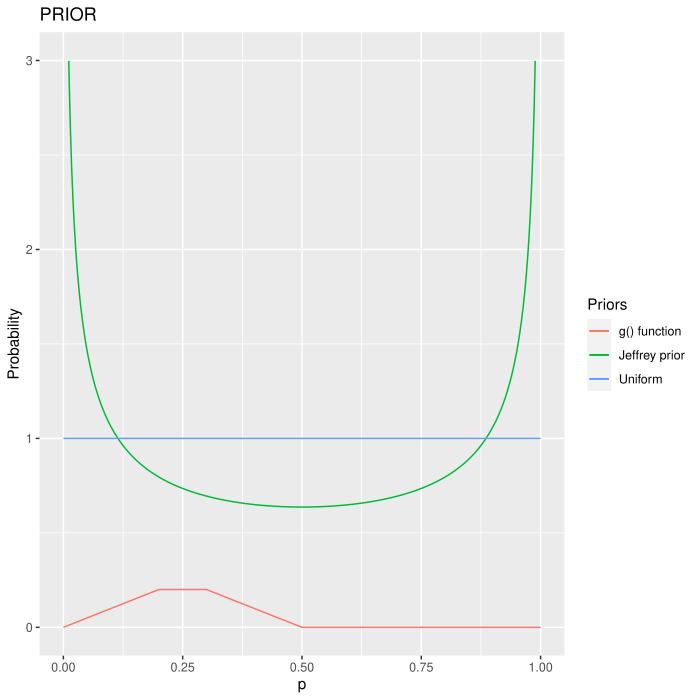

Reproduce this figure in R.
library(tibble)
library(dplyr)
library(ggplot2)
library(gridExtra)
set.seed(170501)

cat(' #########  ESERCIZIO 1   #########', '\n', '\n')	
cat('----------------------------------------------------------', '\n')	
cat('1.1: See Prior.pdf', '\n', '\n')
y = 7
n = 20

stepfunction_prior <- function(x) {							# create g() function
			ifelse(x<=0.2, x,
					ifelse(x<=0.3, 0.2,
							ifelse(x<=0.5, 0.5-x, 0							
							)
						)
				)
			}

# Creating a table containing all discrete values of our pdf 
PRIOR <- tibble(probability=seq(1/10**4, 1-1/10**4, length.out = 10**4))       
PRIOR['unif'] <- dbeta(PRIOR$probability,1,1)
PRIOR['Jeff'] <- dbeta(PRIOR$probability,0.5,0.5)
PRIOR['step'] <- stepfunction_prior(PRIOR$probability)

pdf("Prior.pdf")
ggplot(PRIOR, aes(x=probability))+
geom_line(aes(y=step, color='g() function'))+
geom_line(aes(y=Jeff, color='Jeffrey prior'))+
geom_line(aes(y=unif, color='Uniform'))+
ylim(0, 3)+
labs(x='p', y='Probability', title='PRIOR', colour = "Priors")
out<-dev.off()

PRIOR['likelihood'] <- dbinom(x=y, size=n, prob=PRIOR$probability)
cat('\n')
cat('The warning is due to the fact the I impose ylim(0, 3) and for this reason some', '\n')
cat('points belonging to the g() function are not visible in the plot.', '\n')
cat('----------------------------------------------------------', '\n')	
cat('1.2: See Posterior.pdf', '\n', '\n')

post <- function(prior) {						# function that given the prior gives us the normalized posterior
	posterior <- PRIOR$likelihood * prior
	k <- 1/10**4*sum(posterior)					# calculate the intergral of the posterior
	posterior <- 1/k * posterior					# normalize the posterior
	return(posterior)
	}
	
PRIOR['post.unif'] <- post(PRIOR$unif)
PRIOR['post.Jeff'] <- post(PRIOR$Jeff)
PRIOR['post.step'] <- post(PRIOR$step)

pdf("Posteriors.pdf")
ggplot(PRIOR, aes(x=probability))+
geom_line(aes(y=post.step, color='g() function'))+
geom_line(aes(y=post.Jeff, color='Jeffrey prior'))+
geom_line(aes(y=post.unif, color='Uniform'))+
labs(x='p', y='Probability', title='POSTERIOR', colour = "Posteriors")
out<-dev.off()

mean_post.unif <- 1/10**4*sum(PRIOR$probability*PRIOR$post.unif)
mean_post.Jeff <- 1/10**4*sum(PRIOR$probability*PRIOR$post.Jeff)
mean_post.step <- 1/10**4*sum(PRIOR$probability*PRIOR$post.step)

var_post.unif <- 1/10**4*sum((PRIOR$probability-mean_post.unif)**2*PRIOR$post.unif)
var_post.Jeff <- 1/10**4*sum((PRIOR$probability-mean_post.Jeff)**2*PRIOR$post.Jeff)
var_post.step <- 1/10**4*sum((PRIOR$probability-mean_post.step)**2*PRIOR$post.step)

# Creating a summaring table
summary <- tibble(Associated_Prior=c('Uniforn', 'Jeffrey', 'Step g()'),
		  Mean=c(mean_post.unif, mean_post.Jeff, mean_post.step),
		  Var=c(var_post.unif, var_post.Jeff, var_post.step))
cat('Summary table: ', '\n')
print(summary)

cat('----------------------------------------------------------', '\n')	
cat('1.3: Summary table', '\n', '\n')

# build the cumulative distributions for the three posteriors to find the credibility intervals
PRIOR['cum_post.unif'] <- cumsum(PRIOR$post.unif/10**4)			
PRIOR['cum_post.Jeff'] <- cumsum(PRIOR$post.Jeff/10**4)
PRIOR['cum_post.step'] <- cumsum(PRIOR$post.step/10**4)

# function that allows us to find the probability releated to a given value of the cumulative distribution
percentile <- function(k, input, output) {			
		# k = value of the cumulative distribution
		# output = probability distribution
		# input = relative cumulative distribution
		index <- which.min(abs(input - k))	
		return(output[index])
		}
		
per_2.5_unif <- percentile(0.025, PRIOR$cum_post.unif, PRIOR$probability)
per_2.5_Jeff <- percentile(0.025, PRIOR$cum_post.Jeff, PRIOR$probability)
per_2.5_step <- percentile(0.025, PRIOR$cum_post.step, PRIOR$probability)

per_97.5_unif <- percentile(0.975, PRIOR$cum_post.unif, PRIOR$probability)
per_97.5_Jeff <- percentile(0.975, PRIOR$cum_post.Jeff, PRIOR$probability)
per_97.5_step <- percentile(0.975, PRIOR$cum_post.step, PRIOR$probability)

summary['perc_2.5'] <- c(per_2.5_unif, per_2.5_Jeff, per_2.5_step)
summary['perc_97.5'] <- c(per_97.5_unif, per_97.5_Jeff, per_97.5_step)

print(summary)

cat('----------------------------------------------------------', '\n')	
cat('1.4: See 95_confidence.pdf', '\n')

plt_unif <- ggplot(PRIOR, aes(x=probability))+
	    geom_line(aes(y=post.unif))+
	    geom_vline(xintercept = per_2.5_unif, linetype="dotted", color = "blue")+
	    geom_vline(xintercept = per_97.5_unif, linetype="dotted", color = "blue")+
	    geom_vline(xintercept = mean_post.unif, linetype="dashed", color = "red")+
	    labs(x='p', y='Probability', title='Uniform')

plt_Jef <- ggplot(PRIOR, aes(x=probability))+
	   geom_line(aes(y=post.Jeff))+
	   geom_vline(xintercept = per_2.5_Jeff, linetype="dotted", color = "blue")+
	   geom_vline(xintercept = per_97.5_Jeff, linetype="dotted", color = "blue")+
	   geom_vline(xintercept = mean_post.Jeff, linetype="dashed", color = "red")+
	   labs(x='p', y='Probability', title='Jeffrey')

plt_beta <- ggplot(PRIOR, aes(x=probability))+
	    geom_line(aes(y=post.step))+
	    geom_vline(xintercept = per_2.5_step, linetype="dotted", color = "blue")+
	    geom_vline(xintercept = per_97.5_step, linetype="dotted", color = "blue")+
	    geom_vline(xintercept = mean_post.step, linetype="dashed", color = "red")+
	    labs(x='p', y='Probability', title='Step g()')
	    
pdf("95_confidence.pdf")
grid.arrange(plt_unif, plt_Jef, plt_beta, nrow = 1)
out<-dev.off()
cat('----------------------------------------------------------', '\n', '\n')	
	

cat(' #########  ESERCIZIO 2   #########', '\n', '\n')	
cat('----------------------------------------------------------', '\n')	
cat('2.1: See Water.pdf', '\n', '\n')

y = 17
n = 116

# Creating a table containing all discrete values of our pdf 
PRIOR2 <- tibble(probability=seq(1/10**4, 1-1/10**4, length.out = 10**4))
PRIOR2['Unif'] <- dbeta(PRIOR2$probability,1,1)
PRIOR2['Beta'] <- dbeta(PRIOR2$probability,1,4)

PRIOR2['likelihood'] <- dbinom(x=y, size=n, prob=PRIOR2$probability)

post <- function(prior) {						# function that given the prior gives us the normalized posterior
	posterior <- PRIOR2$likelihood * prior
	k <- 1/10**4*sum(posterior)					# calculate the intergral of the posterior
	posterior <- 1/k * posterior					# normalize the posterior
	return(posterior)
	}
	
PRIOR2['post.unif'] <- post(PRIOR2$Unif)
PRIOR2['post.beta'] <- post(PRIOR2$Beta)


prior2 <- ggplot(PRIOR2, aes(x=probability))+
	 geom_line(aes(y=Unif, color='Uniform'))+
	 geom_line(aes(y=Beta, color='Beta(1,4)'))+
	 labs(x='p', y='Probability', title='PRIOR', colour = "Priors")
	 
like2 <- ggplot(PRIOR2, aes(x=probability))+
	 geom_line(aes(y=likelihood, color='Binomial'))+
	 labs(x='p', y='Probability', title='LIKELIHOOD', colour = "lLikelihood")
	 
posterior2 <- ggplot(PRIOR2, aes(x=probability))+
	     geom_line(aes(y=post.unif, color='Uniform'))+
	     geom_line(aes(y=post.beta, color='Beta(1,4)'))+
	     labs(x='p', y='Probability', title='POSTERIOR', colour = "Posteriors")

pdf("Water.pdf")
grid.arrange(prior2, like2, posterior2, nrow = 3)
out<-dev.off()


mean_post.unif <- 1/10**4*sum(PRIOR2$probability*PRIOR2$post.unif)
var_post.unif <- 1/10**4*sum((PRIOR2$probability-mean_post.unif)**2*PRIOR2$post.unif)

mean_post.beta <- 1/10**4*sum(PRIOR2$probability*PRIOR2$post.beta)
var_post.beta <- 1/10**4*sum((PRIOR2$probability-mean_post.beta)**2*PRIOR2$post.beta)

# Creating a summaring table
summary2 <- tibble(Associated_Prior=c('Uniforn', 'Beta(1,4)'),
		   Mean=c(mean_post.unif, mean_post.beta),
		   Var=c(var_post.unif, var_post.beta))

cat('Summary table: ', '\n')
print(summary2)   
		   
cat('----------------------------------------------------------', '\n')	
cat('2.2: For the normal approximations I take the means and the square of the variances', '\n', '\n')	
cat('     See Norm_approximation.pdf', '\n', '\n')	   

PRIOR2['norm_unif'] <- dnorm(PRIOR2$probability, mean_post.unif, sqrt(var_post.unif))
PRIOR2['norm_beta'] <- dnorm(PRIOR2$probability, mean_post.beta, sqrt(var_post.beta))

unif2 <- ggplot(PRIOR2, aes(x=probability))+
	 geom_line(aes(y=post.unif, color='Uniform'))+
	 geom_line(aes(y=norm_unif, color='Norm approx.'))+
	 labs(x='p', y='Probability', title='UNIFORM', colour = "")
	 
beta2 <- ggplot(PRIOR2, aes(x=probability))+
	 geom_line(aes(y=post.beta, color='Beta(1,4)'))+
	 geom_line(aes(y=norm_beta, color='Norm approx.'))+
	 labs(x='p', y='Probability', title='Beta (1,4)', colour = "")
	 
pdf("Norm_approximation.pdf")
grid.arrange(unif2, beta2, nrow = 2)
out<-dev.off()

cat('----------------------------------------------------------', '\n')	
cat('2.2: See the following table', '\n', '\n')

# function that allows us to find the probability releated to a given value of the cumulative distribution
percentile <- function(k, input, output) {			
		# k = value of the cumulative distribution
		# output = probability distribution
		# input = relative cumulative distribution
		index <- which.min(abs(input - k))	
		return(output[index])
		}
		
per_2.5_unif <- percentile(0.025, cumsum(PRIOR2$post.unif/10**4), PRIOR2$probability)
per_2.5_beta <- percentile(0.025, cumsum(PRIOR2$post.beta/10**4), PRIOR2$probability)
per_2.5_norm_unif <- percentile(0.025, cumsum(PRIOR2$norm_unif/10**4), PRIOR2$probability)
per_2.5_norm_beta <- percentile(0.025, cumsum(PRIOR2$norm_beta/10**4), PRIOR2$probability)

per_97.5_unif <- percentile(0.975, cumsum(PRIOR2$post.unif/10**4), PRIOR2$probability)
per_97.5_beta <- percentile(0.975, cumsum(PRIOR2$post.beta/10**4), PRIOR2$probability)
per_97.5_norm_unif <- percentile(0.975, cumsum(PRIOR2$norm_unif/10**4), PRIOR2$probability)
per_97.5_norm_beta <- percentile(0.975, cumsum(PRIOR2$norm_beta/10**4), PRIOR2$probability)

summary2 <- tibble(Associated_Prior=c('Uniforn', 'Beta(1,4)', 'Norm Unif', 'Norm Beta'),
		  Mean=c(mean_post.unif, mean_post.beta, PRIOR2$probability[which.max(PRIOR2$norm_unif)], PRIOR2$probability[which.max(PRIOR2$norm_beta)]),
		  perc_2.5=c(per_2.5_unif, per_2.5_beta, per_2.5_norm_unif, per_2.5_norm_beta),
		  perc_97.5=c(per_97.5_unif, per_97.5_beta, per_97.5_norm_unif, per_97.5_norm_beta))

print(summary2)

cat('----------------------------------------------------------', '\n')	
cat('2.2: See Final_plot2.pdf', '\n', '\n')

unif <- ggplot(PRIOR2, aes(x=probability))+
	geom_line(aes(y=post.unif))+
	labs(x='p', y='Probability', title='Uniform')+
	geom_vline(xintercept = per_2.5_unif, linetype="dotted", color = "blue")+
	geom_vline(xintercept = per_97.5_unif, linetype="dotted", color = "blue")
	
beta <- ggplot(PRIOR2, aes(x=probability))+
	geom_line(aes(y=post.beta))+
	labs(x='p', y='Probability', title='Beta(1,4)')+
	geom_vline(xintercept = per_2.5_beta, linetype="dotted", color = "blue")+
	geom_vline(xintercept = per_97.5_beta, linetype="dotted", color = "blue")
	
nor_unif <- ggplot(PRIOR2, aes(x=probability))+
	    geom_line(aes(y=norm_unif))+
	    labs(x='p', y='Probability', title='Normal uniform approximation')+
	    geom_vline(xintercept = per_2.5_norm_unif, linetype="dotted", color = "blue")+
	    geom_vline(xintercept = per_97.5_norm_unif, linetype="dotted", color = "blue")
	  
nor_beta <- ggplot(PRIOR2, aes(x=probability))+
	    geom_line(aes(y=norm_beta))+
	    labs(x='p', y='Probability', title='Normal beta(1,4) approximation')+
	    geom_vline(xintercept = per_2.5_norm_beta, linetype="dotted", color = "blue")+
	    geom_vline(xintercept = per_97.5_norm_beta, linetype="dotted", color = "blue")		

pdf("Final_plot2.pdf")
grid.arrange(unif, beta, nor_unif, nor_beta, nrow = 2)	
out<-dev.off()
cat('----------------------------------------------------------', '\n', '\n')

cat(' #########  ESERCIZIO 3   #########', '\n', '\n')	
cat('----------------------------------------------------------', '\n')	
cat('3.1: See Toss_a_coin.pdf', '\n')

testa = 15
croce = 15

# Creating a table containing all discrete values of our pdf 	
PRIOR3 <- tibble(probability=seq(1/10**4, 1-1/10**4, length.out = 10**4))
PRIOR3['unif'] <- dbeta(PRIOR3$probability,1,1)
PRIOR3['beta'] <- dbeta(PRIOR3$probability,2,2)

prior3 <- ggplot(PRIOR3, aes(x=probability))+
	 geom_line(aes(y=beta, color='Beta(2, 2)'))+
	 geom_line(aes(y=unif, color='Uniform'))+
	 labs(x='p', y='Probability', title='PRIOR', colour = "Priors")

PRIOR3['likelihood'] <- dbinom(x=testa, size=testa+croce, prob=PRIOR3$probability)

like3 <- ggplot(PRIOR3, aes(x=probability))+
	 geom_line(aes(y=likelihood, color='Binomial'))+
	 labs(x='p', y='Probability', title='LIKELIHOOD', colour = "Likelihood")
		
post <- function(prior) {						# function that given the prior gives us the normalized posterior
	posterior <- PRIOR3$likelihood * prior
	k <- 1/10**4*sum(posterior)					# calculate the intergral of the posterior
	posterior <- 1/k * posterior					# normalize the posterior
	return(posterior)
	}		
	
PRIOR3['post.unif'] <- post(PRIOR3$unif)
PRIOR3['post.beta'] <- post(PRIOR3$beta)	

posterior3 <- ggplot(PRIOR3, aes(x=probability))+
	     geom_line(aes(y=post.beta, color='Beta(2, 2)'))+
	     geom_line(aes(y=post.unif, color='Uniform'))+
	     labs(x='p', y='Probability', title='POSTERIOR', colour = "Posteriors")

pdf("Toss_a_coin.pdf")
grid.arrange(prior3, like3, posterior3, nrow = 3)
out<-dev.off()

cat('----------------------------------------------------------', '\n')	
cat('3.2: Summary table', '\n')

# function that allows us to find the probability releated to a given value of the cumulative distribution
percentile <- function(k, input, output) {			
		# k = value of the cumulative distribution
		# output = probability distribution
		# input = relative cumulative distribution
		index <- which.min(abs(input - k))	
		return(output[index])
		}
		
PRIOR3['cum_post.unif'] <- cumsum(PRIOR3$post.unif/10**4)
PRIOR3['cum_post.beta'] <- cumsum(PRIOR3$post.beta/10**4)

per_2.5_unif <- percentile(0.025, PRIOR3$cum_post.unif, PRIOR3$probability)
per_2.5_beta <- percentile(0.025, PRIOR3$cum_post.beta, PRIOR3$probability)

per_97.5_unif <- percentile(0.975, PRIOR3$cum_post.unif, PRIOR3$probability)
per_97.5_beta <- percentile(0.975, PRIOR3$cum_post.beta, PRIOR3$probability)
	
# Creating a summaring table	
summary3 <- tibble(Associated_Prior=c('Uniforn', 'Beta(2,2)'),
		  MPV=c(PRIOR3$probability[which.max(PRIOR3$post.unif)], PRIOR3$probability[which.max(PRIOR3$post.beta)]),
		  perc_2.5=c(per_2.5_unif, per_2.5_beta),
		  perc_97.5=c(per_97.5_unif, per_97.5_beta))
		
print(summary3)
		
cat('----------------------------------------------------------', '\n')	
cat('3.3: Summary sequential table', '\n')		
		
prior <- dbeta(PRIOR3$probability,1,1)
toss <- c('T', 'T', 'T', 'T', 'T', 'H', 'T', 'T', 'H', 'H', 'T', 'T', 'H', 'H', 'H', 'T', 'H', 'T', 'H', 'T', 'H', 'H', 'T', 'H', 'T', 'H', 'T', 'H', 'H', 'H')
lancio <- 0

# The following elements are list, after each toss the informations about the toss will be append to these lists.
tentativo <- 0 
most_prob_value <- 0.5
low_limit <- 0
upper_limit <- 1
estrazione <- '-'
 
for (r in toss) {
	lancio <- lancio+1 
	if (r=='T') {T<-1}
	else {T<-0}
	
	# Here I compute the posterior and then I normalize it
	lh <- dbinom(x=T, size=1, prob=PRIOR3$probability)
	posterior <- lh * prior
	k <- 1/10**4*sum(posterior)
	posterior <- 1/k * posterior
	
	# Find the MPV 
	most_probable_value <- PRIOR3$probability[which.max(posterior)]	
	
	cum_seq_post <- cumsum(posterior/10**4)
	
	# Find the 2.5% and 97.5% limits
	per_2.5_seq <- percentile(0.025, cum_seq_post, PRIOR3$probability)
	per_97.5_seq <- percentile(0.975, cum_seq_post, PRIOR3$probability)
	
	# Update the lists with the information releated to this toss 
	tentativo <- c(tentativo, lancio)
	estrazione <- c(estrazione, r)
	most_prob_value <- c(most_prob_value, most_probable_value)
	low_limit <- c(low_limit, per_2.5_seq)
	upper_limit <- c(upper_limit, per_97.5_seq)
	
	# In this way the current posterior will become the prior for the next toss
	prior <- posterior
	}

# Summaring table
SEQUENTIAL <- tibble(Toss_number=tentativo, result=estrazione, MPV=most_prob_value, perc_2.5=low_limit, perc_97.5=upper_limit)
print(SEQUENTIAL, n=31)

cat('----------------------------------------------------------', '\n')	
cat('3.4: If we compare', '\n', '\n')
print(tail(SEQUENTIAL, 1))
cat('\n', 'with', '\n', '\n')
print(summary3)
cat('\n', 'we can notice that we obtain the same result.', '\n')
cat('----------------------------------------------------------', '\n', '\n')
	

cat(' #########  ESERCIZIO 4   #########', '\n', '\n')	
cat('----------------------------------------------------------', '\n')	
cat('4.1 - 4.2: Use the function simulation() to choose a random box and to sample from it.', '\n')

simulation <- function(n) {
	q <- 6*runif(1)
	# q variable allows me to select one box and then
	# we define the value of the variable prob according to the box selected 
	if (q<=1) {				# H0
		prob<-1
		box<-'H0  (B B B B B)'}			
	else if (1<=q & q<=2) {			# H1
		prob<-0.8
		box<-'H1  (B B B B W)'}			
	else if (2<=q & q<=3) {			# H2
		prob<-0.6
		box<-'H2  (B B B W W)'}			
	else if (3<=q & q<=4) {			# H3
		prob<-0.4
		box<-'H3  (B B W W W)'}			
	else if (4<=q & q<=5) {			# H4
		prob<-0.2
		box<-'H4  (B W W W W)'}			
	else if (5<=q) {			# H5
		prob=0
		box<-'H5  (W W W W W)'}			
	
	# now we can simulate the extraction of n stone from the ramdomly selected box
	samples <- x <- rbinom(n,1,prob)	# 1 rappresenta la pallina nera
	cat('The chosen box is :', box, '\n')
	cat('The extraction from the box is:', samples, '(1=black, 0=white)', '\n')
	return(samples) 	
	}
	
cat('----------------------------------------------------------', '\n')	
cat('4.3: ', '\n')	
analisi <- function(sampled) {
	# the following varaibles will be update after each extraction
	W <- 0
	B <- 0
	# the following variables are list, after each extraction the new informations will be append to these lists.
	P_H0 <- 1/6
	P_H1 <- 1/6
	P_H2 <- 1/6
	P_H3 <- 1/6
	P_H4 <- 1/6
	P_H5 <- 1/6
	for (s in sampled) {
		# updating the number of white and black stones extracted from the box
		if (s==1) {B<-B+1}
		else {W<-W+1}
		
		tot <- B+W
		
		# computing the prior for each box given the number of black and white stone extracted
		P_E_H0 <- dbinom(x=B, size=tot, prob=1)
		P_E_H1 <- dbinom(x=B, size=tot, prob=0.8)
		P_E_H2 <- dbinom(x=B, size=tot, prob=0.6)
		P_E_H3 <- dbinom(x=B, size=tot, prob=0.4)
		P_E_H4 <- dbinom(x=B, size=tot, prob=0.2)
		P_E_H5 <- dbinom(x=B, size=tot, prob=0)
		
		evidence <- (P_E_H0+P_E_H1+P_E_H2+P_E_H3+P_E_H4+P_E_H5)*(1/6)
		
		# computing the posterior and updating the previous variable 	
		P_H0 <- c(P_H0, P_E_H0*(1/6)/evidence)
		P_H1 <- c(P_H1, P_E_H1*(1/6)/evidence)
		P_H2 <- c(P_H2, P_E_H2*(1/6)/evidence)
		P_H3 <- c(P_H3, P_E_H3*(1/6)/evidence)
		P_H4 <- c(P_H4, P_E_H4*(1/6)/evidence)
		P_H5 <- c(P_H5, P_E_H5*(1/6)/evidence)
		}
	
	# pur all the result in a tibble
	result <- tibble(Draw=seq(0,length(sampled)))
	result['Result'] <- c('-', sampled)
	result['Box_H0'] <- P_H0
	result['Box_H1'] <- P_H1
	result['Box_H2'] <- P_H2
	result['Box_H3'] <- P_H3
	result['Box_H4'] <- P_H4
	result['Box_H5'] <- P_H5
	return(result)
	}


num_extraction = 30

lanci <- simulation(num_extraction)
risultati <- analisi(lanci)

cat('The result of the simulation of', num_extraction, 'extractions is:' ,'\n', '\n')
print(risultati, n=length(lanci)+1)

cat('----------------------------------------------------------', '\n')	
cat('4.4: See Extraction_simulation.pdf', '\n')

pH0 <- ggplot(risultati, aes(x=Draw))+
       geom_point(aes(y=Box_H0))+
       geom_line(aes(y=Box_H0))+
       ylim(0,1)+
       labs(x='number of extraction', y='Probability', title='Box H0')
     
pH1 <- ggplot(risultati, aes(x=Draw))+
       geom_point(aes(y=Box_H1))+
       geom_line(aes(y=Box_H1))+
       ylim(0,1)+
       labs(x='number of extraction', y='Probability', title='Box H1')

pH2 <- ggplot(risultati, aes(x=Draw))+
       geom_point(aes(y=Box_H2))+
       geom_line(aes(y=Box_H2))+
       ylim(0,1)+
       labs(x='number of extraction', y='Probability', title='Box H2')
       
pH3 <- ggplot(risultati, aes(x=Draw))+
       geom_point(aes(y=Box_H3))+
       geom_line(aes(y=Box_H3))+
       ylim(0,1)+
       labs(x='number of extraction', y='Probability', title='Box H3')
       
pH4 <- ggplot(risultati, aes(x=Draw))+
       geom_point(aes(y=Box_H4))+
       geom_line(aes(y=Box_H4))+
       ylim(0,1)+
       labs(x='number of extraction', y='Probability', title='Box H4')
       
pH5 <- ggplot(risultati, aes(x=Draw))+
       geom_point(aes(y=Box_H5))+
       geom_line(aes(y=Box_H5))+
       ylim(0,1)+
       labs(x='number of extraction', y='Probability', title='Box H5')

pdf("Extraction_simulation.pdf")
grid.arrange(pH0, pH1, pH2, pH3, pH4, pH5, nrow = 2)
out<-dev.off()
cat('----------------------------------------------------------', '\n')	
